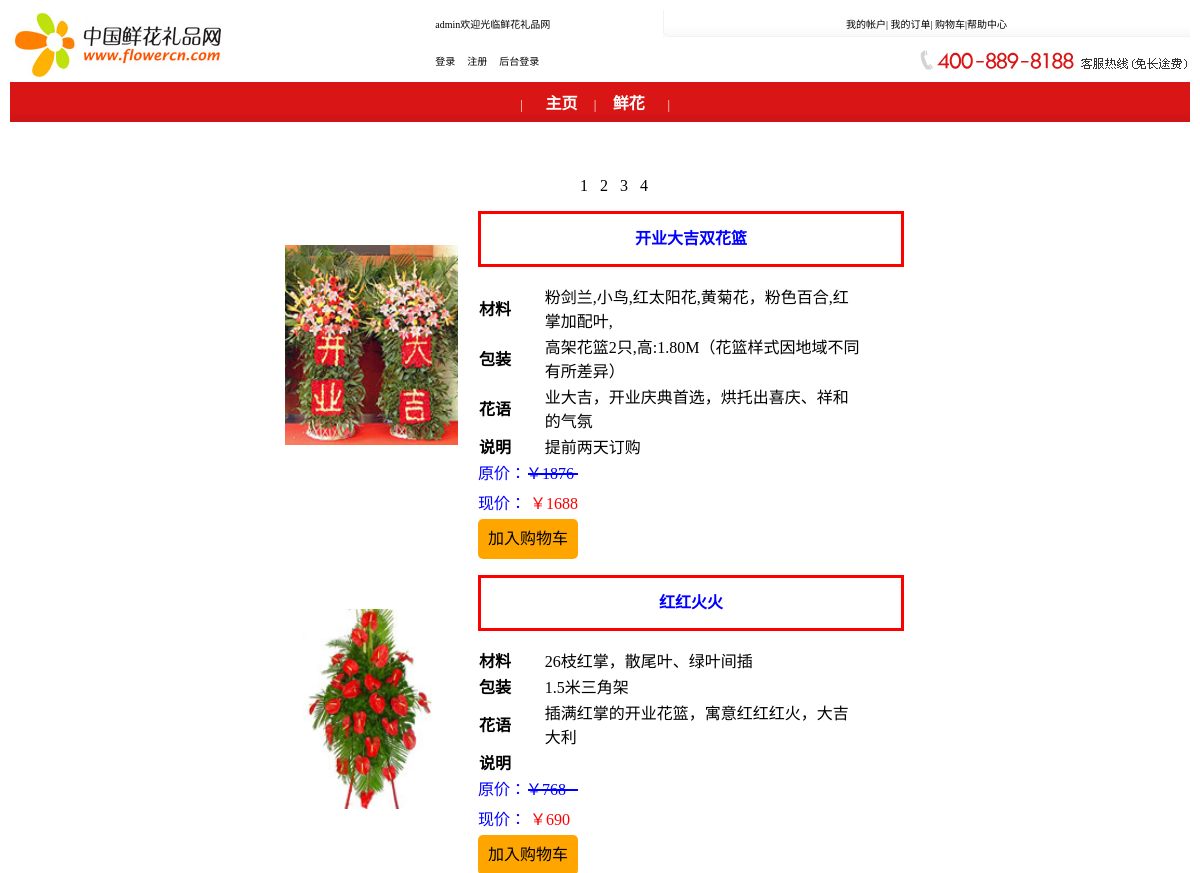
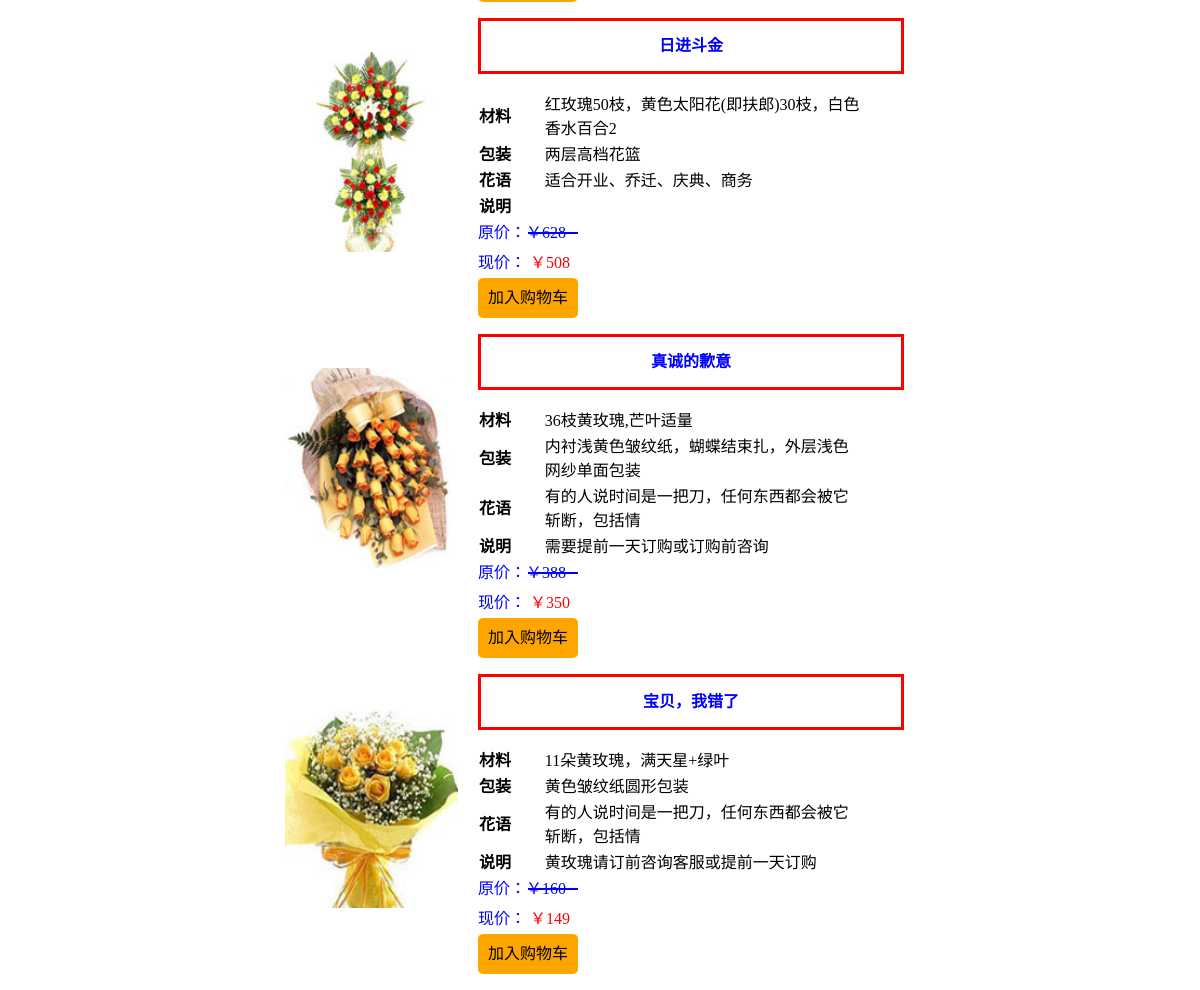
Screenshot of /showflower.php (signed in) with the database file from the repository (2 pictures, top to bottom).
### tables this page shows
CREATE TABLE `flower` (
  `flowerID` char(15) NOT NULL,
  `fname` varchar(120) DEFAULT NULL,
  `myclass` char(20) DEFAULT NULL,
  `fclass` char(20) DEFAULT NULL,
  `fclass1` char(20) DEFAULT NULL,
  `cailiao` varchar(200) DEFAULT NULL,
  `baozhuang` varchar(200) DEFAULT NULL,
  `huayu` varchar(400) DEFAULT NULL,
  `shuoming` varchar(200) DEFAULT NULL,
  `price` int(11) DEFAULT NULL,
  `yourprice` int(11) DEFAULT NULL,
  `pictures` varchar(30) DEFAULT NULL,
  `picturem` varchar(30) DEFAULT NULL,
  `pictureb` varchar(30) DEFAULT NULL,
  `pictured` varchar(30) DEFAULT NULL,
  `cailiaopicture` varchar(30) DEFAULT NULL,
  `bzpicture` varchar(30) DEFAULT NULL,
  `tejia` char(2) DEFAULT NULL,
  `SelledNum` int(11) DEFAULT NULL
);

### showflower.php (the view, shortened to what this page needs)
<html>
  <head>
  </head>
  <body>
<?php
  include "top.php";
  include "conn.php";
?>
<center class="centerter">
  <ul style="width:60%;border:0;overflow:hidden">
       <?php
       $page=$_GET[page];
       if(empty($page))
           $page=1;
       $str="select * from flower";
       $rs=mysqli_query($con, $str);
       for($all_page_i=0;$all_page_i<ceil($rs->num_rows/5);$all_page_i++){
           $all_page_i++;
           echo "<a class='aaa' href='showflower.php?page=$all_page_i'>$all_page_i</a>&nbsp;&nbsp;&nbsp;";
           $all_page_i--;
       }
       $start=($page-1)*5;
       $end=5;
       $str="select * from flower limit $start,$end";
       $rs=mysqli_query($con, $str);
       while(@$row=mysqli_fetch_assoc($rs)){
           $commentData=$con->query("select * from comment where flowerID=$row[flowerID]");
           $commentStr=null;
           while($commentRow=$commentData->fetch_assoc()){
               if($commentRow["class"]==1)
                   $commentClass="优秀";
               elseif($commentRow["class"]==2)
                   $commentClass="一般";
               else
                   $commentClass="垃圾";
               $commentStr.="<li>
                              <table class='aaaa'>
                                <tr>
                                  <td rowspan='2' style='width: 30%'>$commentRow[username]</td>
                                  <td>评价：$commentClass</td>
                                </tr>
                                <tr>
                                  <td>评语:$commentRow[txt]</td>
                                </tr>
                              </table>
                            </li>";
           }
           echo '
       <li>
         <div class="left">
            <img alt="这是花" src="flowerpicture/'.$row[picturem].'" class="showComment">
         </div>
         <div class="right">
         <p>'.$row[fname].'</p>
         <table style="display:block;width:100%">
            <tbody style="display:block;width:100%">
            <tr>
              <th>材料</td>
              <td class="td" >'.$row[cailiao].'</td>
            </tr>
             <tr>
              <th>包装</td>
              <td class="td">'.$row[baozhuang].'</td>
            </tr>
             <tr>
              <th>花语</td>
              <td class="td">'.$row[huayu].'</td>
            </tr>
             <tr>
              <th>说明</td>
              <td class="td">'.$row[shuoming].'</td>
            </tr>
         	<tbody>
         </table>
         <div class="aa">
         <p class="bb">原价：￥'.$row[price].'</p>
         <p>现价：&nbsp;<span style="color: red">￥'.$row[yourprice].'</span></p>
         <p class="shopcar" data-flowerid='.$row[flowerID].'>加入购物车</p>
         </div>
       </div>
         <div style="clear:both;display:none" class="hide">
           <ul>
          '.$commentStr.'
           </ul>
         </div>
       </li>';
       }
       ?>
  </ul>
</center>
</body>
</html>

### showflower.php (style rules this page uses)
li { display:block; overflow:hidden; }
.left { width:30%; height:300px; float:left; }
.left>img { box-sizing:border-box; width:100%; height:100%; padding:50px 20px; }
.right { width:60%; float:left; }
.right>p:first-of-type { width:100%; box-sizing:border-box; border:3px red solid; line-height:50px; font-weight:bolder; color:blue; }
th { display:inline-block; width:15%; text-align:left; }
table:not([class^=aaaa]) .td { text-align:left; display:inline-block; width:75%; word-wrap:break-word;word-break:break-all; }
.centerter table:not([class^=aaaa]) tr { display: inline-block; width: 100%; }
.aa>p:nth-of-type(1),.aa>p:nth-of-type(2) { color:blue; position:relative; line-height:30px; margin:0; }
.bb:after { content:""; position:absolute; top:14px; left:50px; width:50px; border-top:2px blue solid; }
.aa { width:100%; text-align:left; }
.shopcar { background-color:orange; border-radius:5px; height:40px; width:100px; line-height:40px; margin:0; text-align:center; }
a:link { color: #000000; text-decoration: none; }

### rows the page displays
flower: picturem (picture), fname "开业大吉双花篮", cailiao "粉剑兰,小鸟,红太阳花,黄菊花，粉色百合,红掌加配叶,", baozhuang "高架花篮2只,高:1.80M（花篮样式因地域不同有所差异）", huayu "业大吉，开业庆典首选，烘托出喜庆、祥和的气氛", shuoming "提前两天订购", price "1876", yourprice "1688"
flower: picturem (picture), fname "红红火火", cailiao "26枝红掌，散尾叶、绿叶间插", baozhuang "1.5米三角架", huayu "插满红掌的开业花篮，寓意红红红火，大吉大利", price "768", yourprice "690"
flower: picturem (picture), fname "日进斗金", cailiao "红玫瑰50枝，黄色太阳花(即扶郎)30枝，白色香水百合2", baozhuang "两层高档花篮", huayu "适合开业、乔迁、庆典、商务", price "628", yourprice "508"
flower: picturem (picture), fname "真诚的歉意", cailiao "36枝黄玫瑰,芒叶适量", baozhuang "内衬浅黄色皱纹纸，蝴蝶结束扎，外层浅色网纱单面包装", huayu "有的人说时间是一把刀，任何东西都会被它斩断，包括情", shuoming "需要提前一天订购或订购前咨询", price "388", yourprice "350"
flower: picturem (picture), fname "宝贝，我错了", cailiao "11朵黄玫瑰，满天星+绿叶", baozhuang "黄色皱纹纸圆形包装", huayu "有的人说时间是一把刀，任何东西都会被它斩断，包括情", shuoming "黄玫瑰请订前咨询客服或提前一天订购", price "160", yourprice "149"

### other values shown
$_SESSION['email'] "admin"
